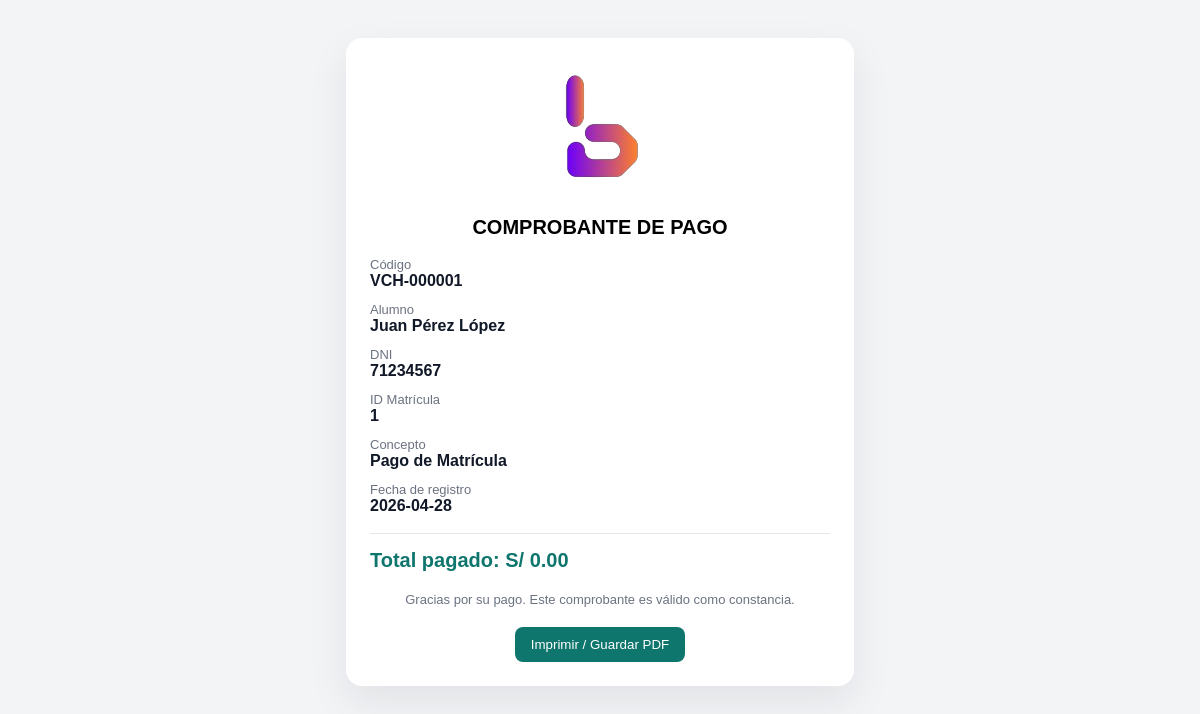
Page /process/voucher_pago.php?id=1 on the committed database.
### tables this page shows
CREATE TABLE matriculas (
    id_matricula INT AUTO_INCREMENT PRIMARY KEY,

    id_alumno INT NOT NULL,
    id_grupo INT NOT NULL,

    tipo VARCHAR(50) DEFAULT 'MATRICULA',

    monto_matricula DECIMAL(10,2) DEFAULT 0.00,
    monto_pagado DECIMAL(10,2) DEFAULT 0.00,

    fecha_matricula DATE DEFAULT CURRENT_DATE,
    estado VARCHAR(50) DEFAULT 'Activo',

    FOREIGN KEY (id_alumno)
        REFERENCES alumnos(id_alumno),

    FOREIGN KEY (id_grupo)
        REFERENCES grupos(id_grupo)
);

CREATE TABLE alumnos (
    id_alumno INT AUTO_INCREMENT PRIMARY KEY,

    nombre VARCHAR(150) NOT NULL,
    dni VARCHAR(20) UNIQUE NOT NULL,
    telefono VARCHAR(20),

    telefonopadres VARCHAR(20),
    telefonoapoderado VARCHAR(20),

    contacto_pago VARCHAR(50) DEFAULT 'Alumno',

    edad INT,
    email VARCHAR(150),
    direccion TEXT,

    nombre_apoderado VARCHAR(150),
    dni_apoderado VARCHAR(20),
    correo_apoderado VARCHAR(150),

    notificar_emergencia VARCHAR(50),

    tipo_ciclo VARCHAR(50),
    medio_captacion VARCHAR(50),

    fecha_baja DATE,
    fecha_registro DATE DEFAULT CURRENT_DATE
);

### process/voucher_pago.php (the view, shortened to what this page needs)
<?php
require_once "../config/db.php";
$id = $_GET['id'] ?? 0;
$sql = "
SELECT
a.nombre AS alumno,
a.dni,
m.id_matricula,
m.monto_pagado,
m.fecha_matricula
FROM matriculas m
INNER JOIN alumnos a
ON m.id_alumno = a.id_alumno
WHERE m.id_matricula = ?
";
$stmt = $pdo->prepare($sql);
$stmt->execute([$id]);
$data = $stmt->fetch(PDO::FETCH_ASSOC);
$codigo = "VCH-" . str_pad($id, 6, "0", STR_PAD_LEFT);
?>
<!DOCTYPE html>
<html>
<head>
</head>
<body>
<div class="voucher">
<div class="logo">
    <img src="../img/logo-beatcell.png">
</div>
<div class="titulo">
    COMPROBANTE DE PAGO
</div>
<div class="dato">
    <div class="label">Código</div>
    <div class="value"><?php echo $codigo; ?></div>
</div>
<div class="dato">
    <div class="label">Alumno</div>
    <div class="value"><?php echo $data['alumno']; ?></div>
</div>
<div class="dato">
    <div class="label">DNI</div>
    <div class="value"><?php echo $data['dni']; ?></div>
</div>
<div class="dato">
    <div class="label">ID Matrícula</div>
    <div class="value"><?php echo $data['id_matricula']; ?></div>
</div>
<div class="dato">
    <div class="label">Concepto</div>
    <div class="value">Pago de Matrícula</div>
</div>
<div class="dato">
    <div class="label">Fecha de registro</div>
    <div class="value"><?php echo $data['fecha_matricula']; ?></div>
</div>
<div class="total">
    Total pagado: S/ <?php echo number_format($data['monto_pagado'], 2); ?>
</div>
<div class="footer">
    Gracias por su pago. Este comprobante es válido como constancia.
</div>
<div class="btn">
    <button onclick="window.print()">Imprimir / Guardar PDF</button>
</div>
</div>
</body>
</html>

### process/voucher_pago.php (style rules this page uses)
body { font-family: Arial, sans-serif; background-color: #f3f4f6; padding: 30px; }
.voucher { background: #fff; border-radius: 16px; padding: 24px; max-width: 460px; margin: auto; box-shadow: 0 16px 40px rgba(15, 23, 42, 0.08); }
.logo { text-align: center; margin-bottom: 18px; }
.logo img { max-width: 140px; }
.titulo { text-align: center; font-weight: bold; font-size: 20px; margin-bottom: 18px; }
.dato { margin-bottom: 12px; }
.label { font-size: 13px; color: #6b7280; }
.value { font-size: 16px; font-weight: 600; color: #111827; }
.total { margin-top: 18px; padding-top: 15px; border-top: 1px solid #e5e7eb; font-size: 20px; font-weight: bold; color: #0f766e; }
.footer { text-align: center; font-size: 13px; margin-top: 20px; color: #6b7280; }
.btn { margin-top: 20px; text-align: center; }
button { background: #0f766e; color: white; border: none; padding: 10px 16px; border-radius: 8px; cursor: pointer; }

### rows in the picture
matriculas: id_alumno.nombre "Juan Pérez López", id_alumno.dni "71234567", id_matricula "1", fecha_matricula "2026-04-28", monto_pagado "0.00"

### other values in the picture
$codigo "VCH-000001"
